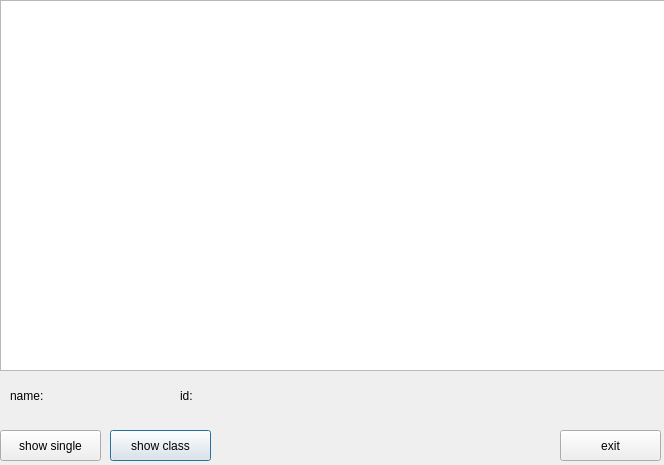
<?xml version="1.0" encoding="UTF-8"?>
<ui version="4.0">
 <class>CStudentDlg</class>
 <widget class="QDialog" name="CStudentDlg">
  <property name="geometry">
   <rect>
    <x>0</x>
    <y>0</y>
    <width>664</width>
    <height>465</height>
   </rect>
  </property>
  <property name="minimumSize">
   <size>
    <width>664</width>
    <height>465</height>
   </size>
  </property>
  <property name="maximumSize">
   <size>
    <width>664</width>
    <height>465</height>
   </size>
  </property>
  <property name="windowTitle">
   <string>studentLog</string>
  </property>
  <widget class="QTableView" name="tableView">
   <property name="geometry">
    <rect>
     <x>0</x>
     <y>0</y>
     <width>671</width>
     <height>371</height>
    </rect>
   </property>
  </widget>
  <widget class="QPushButton" name="showall">
   <property name="geometry">
    <rect>
     <x>110</x>
     <y>430</y>
     <width>101</width>
     <height>31</height>
    </rect>
   </property>
   <property name="text">
    <string>show class</string>
   </property>
  </widget>
  <widget class="QPushButton" name="exitBtn">
   <property name="geometry">
    <rect>
     <x>560</x>
     <y>430</y>
     <width>101</width>
     <height>31</height>
    </rect>
   </property>
   <property name="text">
    <string>exit</string>
   </property>
  </widget>
  <widget class="QPushButton" name="showsingle">
   <property name="geometry">
    <rect>
     <x>0</x>
     <y>430</y>
     <width>101</width>
     <height>31</height>
    </rect>
   </property>
   <property name="text">
    <string>show single</string>
   </property>
  </widget>
  <widget class="QLabel" name="label">
   <property name="geometry">
    <rect>
     <x>10</x>
     <y>380</y>
     <width>51</width>
     <height>31</height>
    </rect>
   </property>
   <property name="text">
    <string>name:</string>
   </property>
  </widget>
  <widget class="QLabel" name="name">
   <property name="geometry">
    <rect>
     <x>60</x>
     <y>380</y>
     <width>101</width>
     <height>31</height>
    </rect>
   </property>
   <property name="text">
    <string/>
   </property>
  </widget>
  <widget class="QLabel" name="name_2">
   <property name="geometry">
    <rect>
     <x>180</x>
     <y>380</y>
     <width>31</width>
     <height>31</height>
    </rect>
   </property>
   <property name="text">
    <string>id:</string>
   </property>
  </widget>
  <widget class="QLabel" name="id">
   <property name="geometry">
    <rect>
     <x>240</x>
     <y>380</y>
     <width>111</width>
     <height>31</height>
    </rect>
   </property>
   <property name="text">
    <string/>
   </property>
  </widget>
 </widget>
 <resources/>
 <connections/>
</ui>
